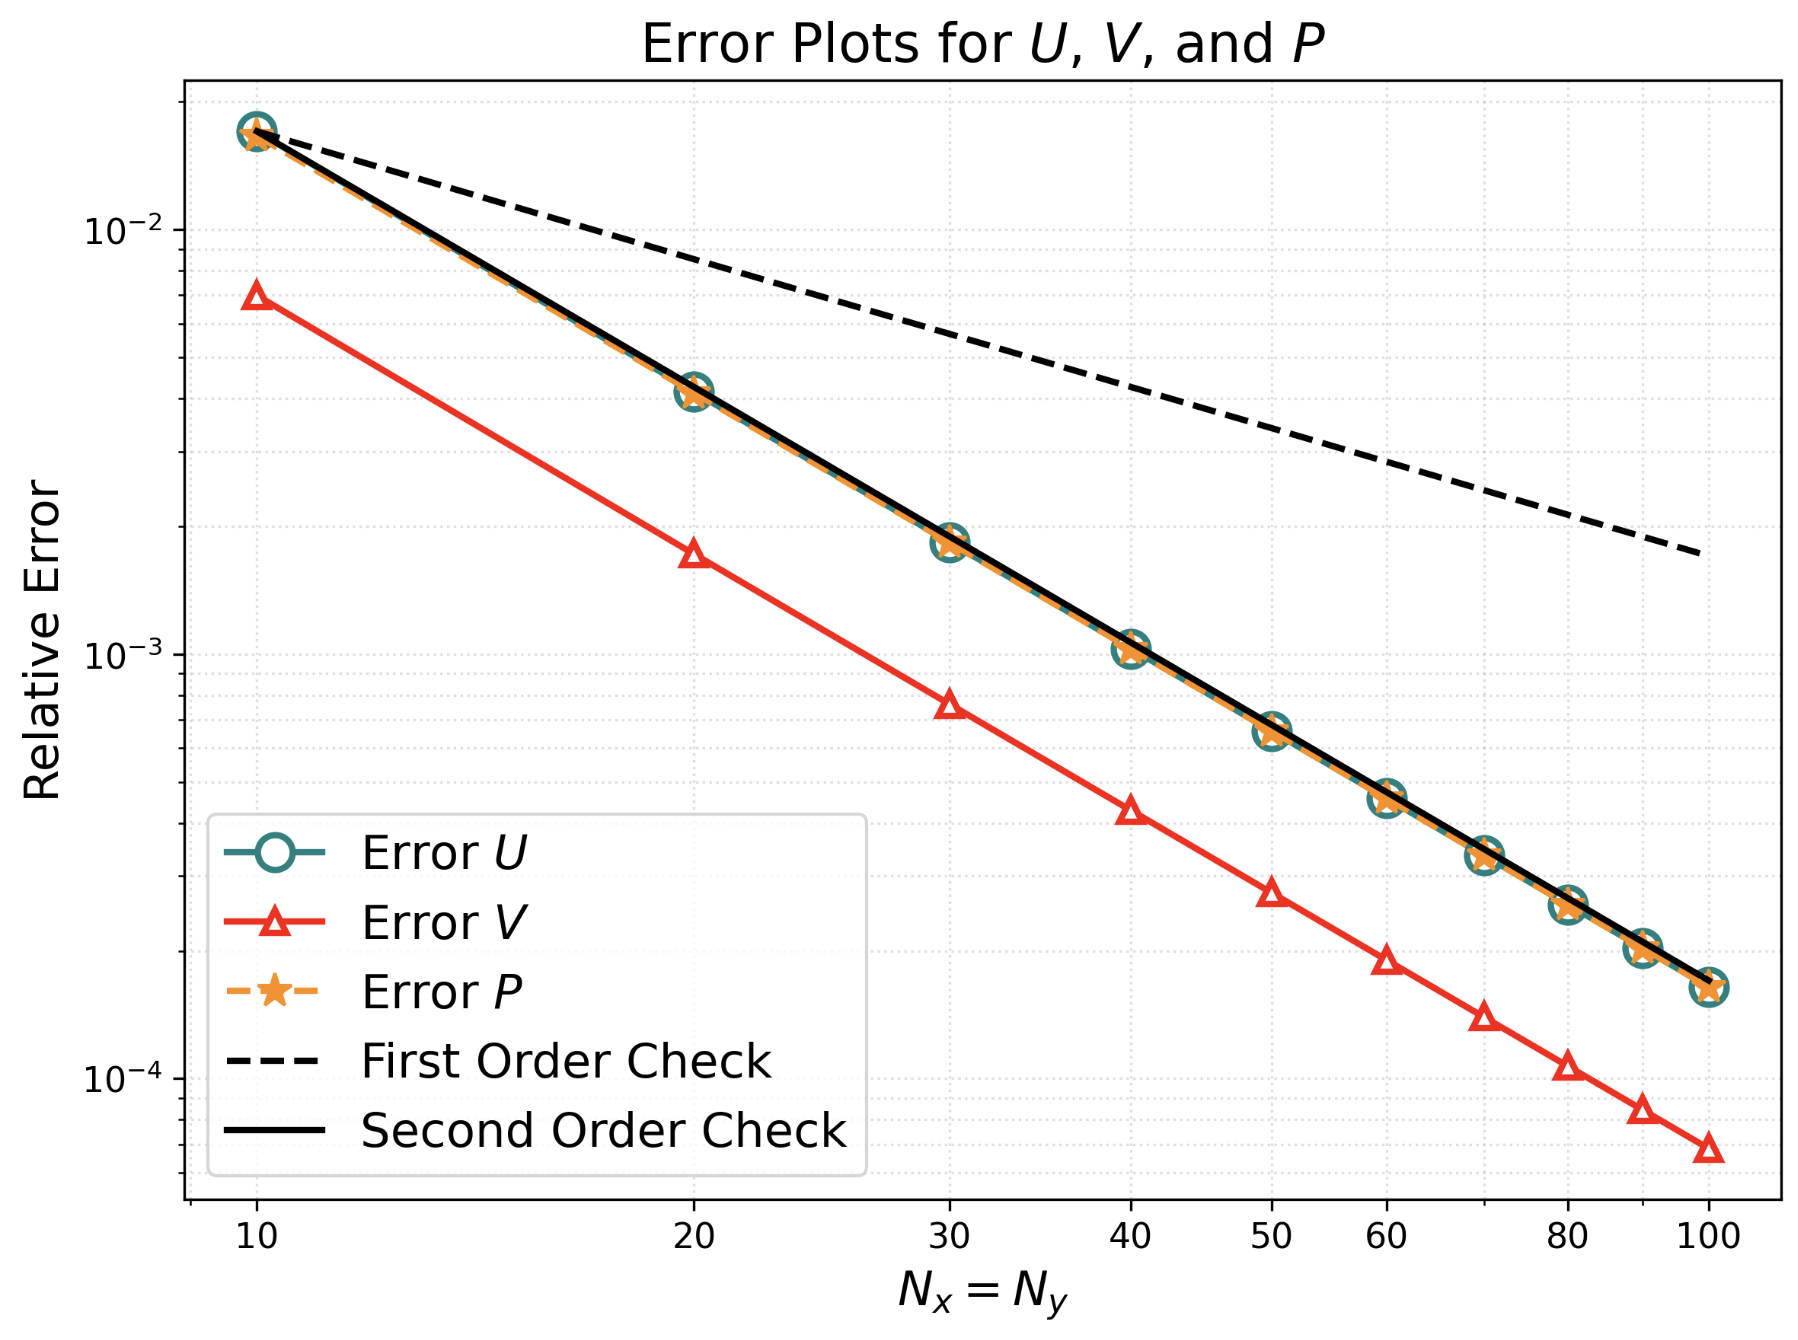

Write Python code to recreate this figure.
import numpy as np
import scipy.sparse as sp
import scipy.sparse.linalg as spla
import matplotlib.pyplot as plt

# 1. Analytical Solutions and Forcing Functions
def U_exact(x, y):
    return (
        np.sin(2.0 * np.pi * y)
        * np.sin(2.0 * np.pi * x)
    )


def V_exact(x, y):
    return (
        -3.5
        + np.cos(2.0 * np.pi * x)
        * (np.cos(2.0 * np.pi * y) - 1.0)
    )


def P_exact(x, y):
    return (
        np.sin(2.0 * np.pi * y)
        * np.cos(2.0 * np.pi * x)
    )


def f_force(x, y):
    return (
        (2.0 * np.pi - 8.0 * np.pi**2)
        * np.sin(2.0 * np.pi * y)
        * np.sin(2.0 * np.pi * x)
    )


def g_force(x, y):
    return (
        -4.0 * np.pi**2
        * np.cos(2.0 * np.pi * x)
        * (2.0 * np.cos(2.0 * np.pi * y) - 1.0)
        - 2.0 * np.pi
        * np.cos(2.0 * np.pi * y)
        * np.cos(2.0 * np.pi * x)
    )

# 2. Stokes Solver
def solve_stokes(Nx, Ny):

    x_start = 0.0
    x_end = 1.0

    y_start = 0.0
    y_end = 1.0

    mu = 1.0

    dx = (x_end - x_start) / Nx
    dy = (y_end - y_start) / Ny

    V_bottom = -3.5
    V_top = -3.5

    nU = Nx * Ny
    nV = Nx * (Ny - 1)
    nP = Nx * Ny


    # MAC Grid
    x_P = x_start + (np.arange(Nx) + 0.5) * dx
    y_P = y_start + (np.arange(Ny) + 0.5) * dy

    x_U = x_start + np.arange(Nx) * dx
    y_U = y_P.copy()

    x_V = x_P.copy()
    y_V = y_start + np.arange(1, Ny) * dy

    # Indexing
    def idx_u(i, j):
        return (i % Nx) + j * Nx

    def idx_v(i, j):
        return (i % Nx) + j * Nx

    def idx_p(i, j):
        return (i % Nx) + j * Nx

    # U Laplacian
    LU = sp.lil_matrix((nU, nU))

    for j in range(Ny):
        for i in range(Nx):

            k = idx_u(i, j)

            # Periodic x-direction
            LU[k, idx_u(i - 1, j)] += 1.0 / dx**2
            LU[k, k] += -2.0 / dx**2
            LU[k, idx_u(i + 1, j)] += 1.0 / dx**2

            # y-direction
            if j == 0:

                LU[k, k] += -3.0 / dy**2
                LU[k, idx_u(i, j + 1)] += 1.0 / dy**2

            elif j == Ny - 1:

                LU[k, idx_u(i, j - 1)] += 1.0 / dy**2
                LU[k, k] += -3.0 / dy**2

            else:

                LU[k, idx_u(i, j - 1)] += 1.0 / dy**2
                LU[k, k] += -2.0 / dy**2
                LU[k, idx_u(i, j + 1)] += 1.0 / dy**2

    LU = LU.tocsr()

    # V Laplacian
    LV = sp.lil_matrix((nV, nV))

    bc_V = np.zeros(nV)

    for j in range(Ny - 1):
        for i in range(Nx):

            k = idx_v(i, j)

            # Periodic x-direction
            LV[k, idx_v(i - 1, j)] += 1.0 / dx**2
            LV[k, k] += -2.0 / dx**2
            LV[k, idx_v(i + 1, j)] += 1.0 / dx**2

            # y-direction
            LV[k, k] += -2.0 / dy**2

            if j == 0:
                bc_V[k] -= V_bottom / dy**2
            else:
                LV[k, idx_v(i, j - 1)] += 1.0 / dy**2

            if j == Ny - 2:
                bc_V[k] -= V_top / dy**2
            else:
                LV[k, idx_v(i, j + 1)] += 1.0 / dy**2

    LV = LV.tocsr()

    # Pressure Gradient Operators
    Gx = sp.lil_matrix((nU, nP))
    Gy = sp.lil_matrix((nV, nP))

    for j in range(Ny):
        for i in range(Nx):

            ku = idx_u(i, j)

            Gx[ku, idx_p(i, j)] += 1.0 / dx
            Gx[ku, idx_p(i - 1, j)] += -1.0 / dx


    for j in range(Ny - 1):
        for i in range(Nx):

            kv = idx_v(i, j)

            Gy[kv, idx_p(i, j + 1)] += 1.0 / dy
            Gy[kv, idx_p(i, j)] += -1.0 / dy

    Gx = Gx.tocsr()
    Gy = Gy.tocsr()

    # Divergence Operators
    Dx = sp.lil_matrix((nP, nU))
    Dy = sp.lil_matrix((nP, nV))

    bc_div = np.zeros(nP)

    for j in range(Ny):
        for i in range(Nx):

            kp = idx_p(i, j)

            # dU/dx
            Dx[kp, idx_u(i + 1, j)] += 1.0 / dx
            Dx[kp, idx_u(i, j)] += -1.0 / dx

            # dV/dy

            if j == Ny - 1:
                bc_div[kp] -= V_top / dy
            else:
                Dy[kp, idx_v(i, j)] += 1.0 / dy

            if j == 0:
                bc_div[kp] += V_bottom / dy
            else:
                Dy[kp, idx_v(i, j - 1)] += -1.0 / dy

    Dx = Dx.tocsr()
    Dy = Dy.tocsr()

    # Right-Hand Side
    XU, YU = np.meshgrid(x_U, y_U)
    XV, YV = np.meshgrid(x_V, y_V)

    f_rhs = f_force(XU, YU).ravel()
    g_rhs = g_force(XV, YV).ravel()

    f_bc = f_rhs.copy()
    g_bc = g_rhs + mu * bc_V
    h_bc = bc_div.copy()

    b = np.concatenate(
        (
            f_bc,
            g_bc,
            h_bc
        )
    )

    # Assemble Stokes System
    A = sp.bmat(
        [
            [mu * LU, None, -Gx],
            [None, mu * LV, -Gy],
            [Dx, Dy, None]
        ],
        format="lil"
    )

    # Fix Pressure Null Space
    pressure_index = nU + nV

    A[pressure_index, :] = 0.0
    A[pressure_index, pressure_index] = 1.0

    b[pressure_index] = 0.0

    A = A.tocsr()

    # Solve
    solution = spla.spsolve(A, b)

    U_sol = solution[:nU]

    V_sol = solution[
        nU:nU + nV
    ]

    P_sol = solution[
        nU + nV:
    ]

    # Reshape
    U = U_sol.reshape(
        (Ny, Nx)
    )

    V_interior = V_sol.reshape(
        (Ny - 1, Nx)
    )

    P = P_sol.reshape(
        (Ny, Nx)
    )


    # Full V grid including boundary values
    V = np.empty(
        (Ny + 1, Nx)
    )

    V[0, :] = V_bottom
    V[1:Ny, :] = V_interior
    V[Ny, :] = V_top


    # Remove pressure mean
    P = P - np.mean(P)

    # Interpolate U and V to Cell Centers
    U_center = 0.5 * (
        U + np.roll(U, -1, axis=1)
    )

    V_center = 0.5 * (
        V[:-1, :] + V[1:, :]
    )

    # Analytical Solution at Cell Centers
    XP, YP = np.meshgrid(
        x_P,
        y_P
    )

    U_an = U_exact(
        XP,
        YP
    )

    V_an = V_exact(
        XP,
        YP
    )

    P_an = P_exact(
        XP,
        YP
    )


    return (
        U_center,
        V_center,
        P,
        U_an,
        V_an,
        P_an
    )


# 3. Grid Refinement Study
N_values = np.array(
    [10, 20, 30, 40, 50, 60, 70, 80, 90, 100]
)

error_U = []
error_V = []
error_P = []


for N in N_values:

    print(f"Solving N = {N}...")

    (
        U_num,
        V_num,
        P_num,
        U_an,
        V_an,
        P_an
    ) = solve_stokes(N, N)


    # Relative L2 Errors
    err_U = (
        np.linalg.norm(U_num - U_an)
        / np.linalg.norm(U_an)
    )

    err_V = (
        np.linalg.norm(V_num - V_an)
        / np.linalg.norm(V_an)
    )

    err_P = (
        np.linalg.norm(P_num - P_an)
        / np.linalg.norm(P_an)
    )


    error_U.append(err_U)
    error_V.append(err_V)
    error_P.append(err_P)


error_U = np.array(error_U)
error_V = np.array(error_V)
error_P = np.array(error_P)


# 4. Observed Convergence Orders
h_values = 1.0 / N_values


def convergence_order(errors, h):
    return (
        np.log(errors[:-1] / errors[1:])
        / np.log(h[:-1] / h[1:])
    )


order_U = convergence_order(
    error_U,
    h_values
)

order_V = convergence_order(
    error_V,
    h_values
)

order_P = convergence_order(
    error_P,
    h_values
)


# 5. Print Error Table
print()
print("Relative L2 Errors")
print("------------------------------------------------------")
print(
    f"{'N':>5} "
    f"{'Error U':>14} "
    f"{'Error V':>14} "
    f"{'Error P':>14}"
)
print("------------------------------------------------------")


for i in range(len(N_values)):

    print(
        f"{N_values[i]:5d} "
        f"{error_U[i]:14.6e} "
        f"{error_V[i]:14.6e} "
        f"{error_P[i]:14.6e}"
    )


print()
print("Observed Convergence Orders")
print("-----------------------------------------------")
print(
    f"{'N1 -> N2':>12} "
    f"{'U':>10} "
    f"{'V':>10} "
    f"{'P':>10}"
)
print("-----------------------------------------------")


for i in range(len(order_U)):

    print(
        f"{N_values[i]:3d} -> {N_values[i + 1]:3d} "
        f"{order_U[i]:10.4f} "
        f"{order_V[i]:10.4f} "
        f"{order_P[i]:10.4f}"
    )

# 6. First- and Second-Order Reference Lines
# Scale the reference lines so they appear clearly on the
# same plot as the numerical errors.

first_order = (
    error_U[0]
    * (N_values[0] / N_values)
)

second_order = (
    error_U[0]
    * (N_values[0] / N_values)**2
)


# 7. Error Plot
fig, ax = plt.subplots(
    figsize=(8, 6)
)

# U error
ax.loglog(
    N_values,
    error_U,
    marker="o",
    linestyle="-",
    linewidth=2.0,
    markersize=11,
    color="teal",
    markerfacecolor="white",
    markeredgewidth=2.0,
    label=r"Error $U$"
)

# V error
ax.loglog(
    N_values,
    error_V,
    marker="^",
    linestyle="-",
    linewidth=2.0,
    markersize=7,
    color="red",
    markerfacecolor="white",
    markeredgewidth=2.0,
    label=r"Error $V$"
)

# P error
ax.loglog(
    N_values,
    error_P,
    marker="*",
    linestyle="--",
    linewidth=2.0,
    markersize=11,
    color="darkorange",
    label=r"Error $P$"
)

# First-order reference
ax.loglog(
    N_values,
    first_order,
    linestyle="--",
    linewidth=2.0,
    color="black",
    label="First Order Check"
)

# Second-order reference
ax.loglog(
    N_values,
    second_order,
    linestyle="-",
    linewidth=2.0,
    color="black",
    label="Second Order Check"
)

ax.set_xlabel(
    r"$N_x=N_y$",
    fontsize=15
)

ax.set_ylabel(
    "Relative Error",
    fontsize=15
)

ax.set_title(
    r"Error Plots for $U$, $V$, and $P$",
    fontsize=17
)

ax.grid(
    True,
    which="both",
    linestyle=":",
    alpha=0.4
)
ax.set_xticks([10, 20, 30, 40, 50, 60, 80, 100])
ax.set_xticklabels([10, 20, 30, 40, 50, 60, 80, 100])


ax.legend(
    fontsize=15,
    frameon=True
)

ax.tick_params(
    axis="both",
    which="major",
    labelsize=11
)

fig.tight_layout()

fig.savefig(
    "P2_error_convergence.png",
    dpi=300,
    bbox_inches="tight"
)

plt.show()
